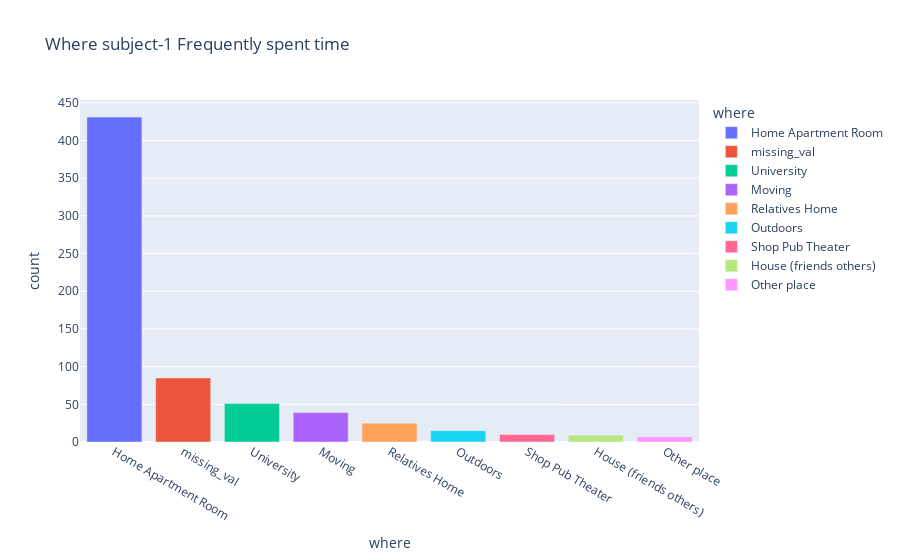

The code cell stored with this chart in its notebook:
### Code cell
fig = px.bar(df_l, x="where", y="count", color="where", title="Where subject-1 Frequently spent time ")
fig.show()

### Figure 1 — Plotly figure (JSON) as saved in the notebook; plotly's stock layout.template omitted (floating-point values rounded to 4 significant figures)
{"data": [{"alignmentgroup": "True", "hovertemplate": "where=%{x}<br>count=%{y}<extra></extra>", "legendgroup": "Home Apartment Room", "marker": {"color": "#636efa", "pattern": {"shape": ""}}, "name": "Home Apartment Room", "offsetgroup": "Home Apartment Room", "orientation": "v", "showlegend": true, "textposition": "auto", "type": "bar", "x": ["Home Apartment Room"], "xaxis": "x", "y": [431], "yaxis": "y"}, {"alignmentgroup": "True", "hovertemplate": "where=%{x}<br>count=%{y}<extra></extra>", "legendgroup": "missing_val", "marker": {"color": "#EF553B", "pattern": {"shape": ""}}, "name": "missing_val", "offsetgroup": "missing_val", "orientation": "v", "showlegend": true, "textposition": "auto", "type": "bar", "x": ["missing_val"], "xaxis": "x", "y": [85], "yaxis": "y"}, {"alignmentgroup": "True", "hovertemplate": "where=%{x}<br>count=%{y}<extra></extra>", "legendgroup": "University", "marker": {"color": "#00cc96", "pattern": {"shape": ""}}, "name": "University", "offsetgroup": "University", "orientation": "v", "showlegend": true, "textposition": "auto", "type": "bar", "x": ["University"], "xaxis": "x", "y": [51], "yaxis": "y"}, {"alignmentgroup": "True", "hovertemplate": "where=%{x}<br>count=%{y}<extra></extra>", "legendgroup": "Moving", "marker": {"color": "#ab63fa", "pattern": {"shape": ""}}, "name": "Moving", "offsetgroup": "Moving", "orientation": "v", "showlegend": true, "textposition": "auto", "type": "bar", "x": ["Moving"], "xaxis": "x", "y": [39], "yaxis": "y"}, {"alignmentgroup": "True", "hovertemplate": "where=%{x}<br>count=%{y}<extra></extra>", "legendgroup": "Relatives Home", "marker": {"color": "#FFA15A", "pattern": {"shape": ""}}, "name": "Relatives Home", "offsetgroup": "Relatives Home", "orientation": "v", "showlegend": true, "textposition": "auto", "type": "bar", "x": ["Relatives Home"], "xaxis": "x", "y": [25], "yaxis": "y"}, {"alignmentgroup": "True", "hovertemplate": "where=%{x}<br>count=%{y}<extra></extra>", "legendgroup": "Outdoors", "marker": {"color": "#19d3f3", "pattern": {"shape": ""}}, "name": "Outdoors", "offsetgroup": "Outdoors", "orientation": "v", "showlegend": true, "textposition": "auto", "type": "bar", "x": ["Outdoors"], "xaxis": "x", "y": [15], "yaxis": "y"}, {"alignmentgroup": "True", "hovertemplate": "where=%{x}<br>count=%{y}<extra></extra>", "legendgroup": "Shop Pub Theater", "marker": {"color": "#FF6692", "pattern": {"shape": ""}}, "name": "Shop Pub Theater", "offsetgroup": "Shop Pub Theater", "orientation": "v", "showlegend": true, "textposition": "auto", "type": "bar", "x": ["Shop Pub Theater"], "xaxis": "x", "y": [10], "yaxis": "y"}, {"alignmentgroup": "True", "hovertemplate": "where=%{x}<br>count=%{y}<extra></extra>", "legendgroup": "House (friends others)", "marker": {"color": "#B6E880", "pattern": {"shape": ""}}, "name": "House (friends others)", "offsetgroup": "House (friends others)", "orientation": "v", "showlegend": true, "textposition": "auto", "type": "bar", "x": ["House (friends others)"], "xaxis": "x", "y": [9], "yaxis": "y"}, {"alignmentgroup": "True", "hovertemplate": "where=%{x}<br>count=%{y}<extra></extra>", "legendgroup": "Other place", "marker": {"color": "#FF97FF", "pattern": {"shape": ""}}, "name": "Other place", "offsetgroup": "Other place", "orientation": "v", "showlegend": true, "textposition": "auto", "type": "bar", "x": ["Other place"], "xaxis": "x", "y": [7], "yaxis": "y"}], "layout": {"barmode": "relative", "legend": {"title": {"text": "where"}, "tracegroupgap": 0}, "title": {"text": "Where subject-1 Frequently spent time "}, "xaxis": {"anchor": "y", "categoryarray": ["Home Apartment Room", "missing_val", "University", "Moving", "Relatives Home", "Outdoors", "Shop Pub Theater", "House (friends others)", "Other place"], "categoryorder": "array", "domain": [0, 1], "title": {"text": "where"}}, "yaxis": {"anchor": "x", "domain": [0, 1], "title": {"text": "count"}}}}
